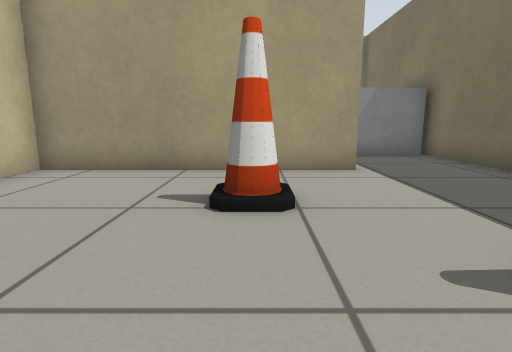
View 1 (above)

17 first-person views from a walk through a Gazebo world. The camera is 0.5 m above the floor, tilts 10° down and sees 80° across. The floor is counted in squares, 0.5 m on a side. Each view is taken from the middle of a square. On the plan, view 1 faces up. The plan holds only what a view shows up to about 12 squares ahead; the rest is blank. Simple patterns stand in for the simulator's built-in surfaces. Some stock models are drawn as simple stand-ins.

View 2
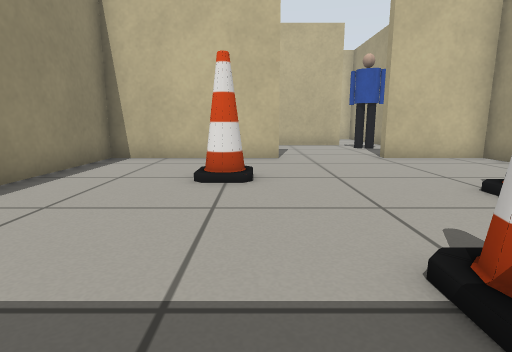

View 3
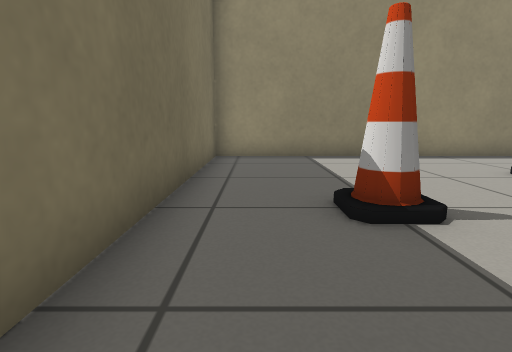

View 4
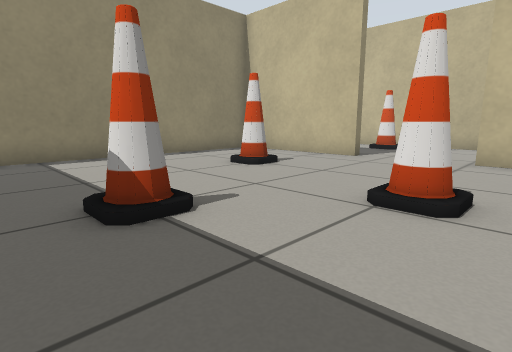

View 5
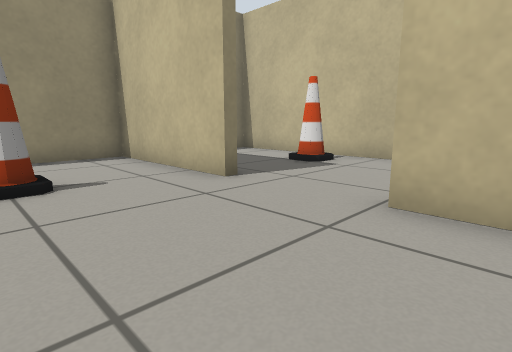

View 6
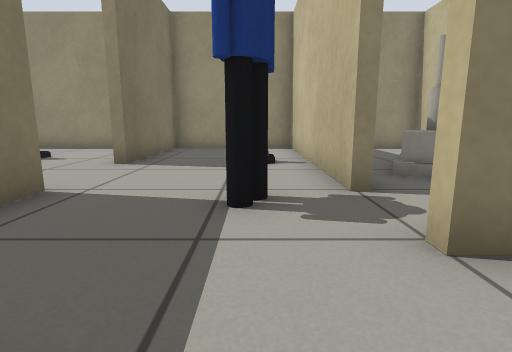

View 7
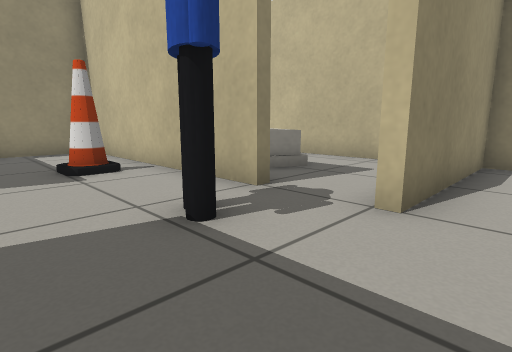

View 8
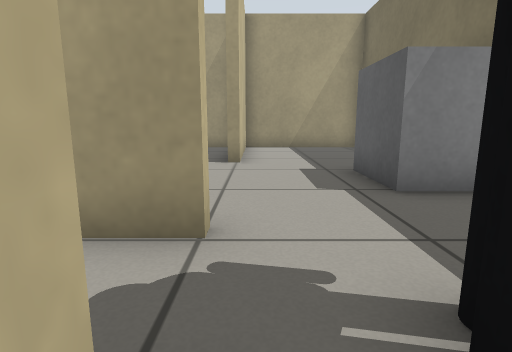

View 9
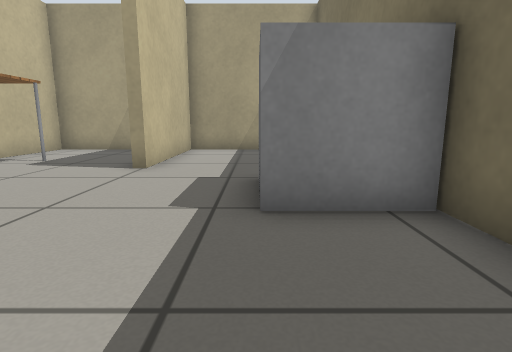

View 10
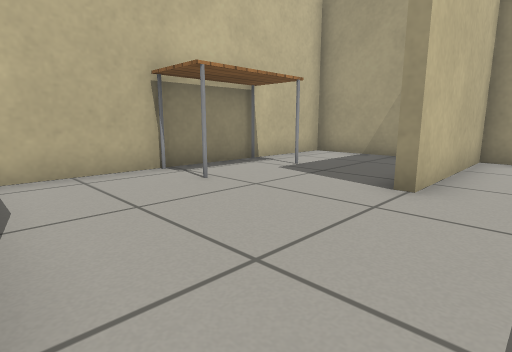

View 11
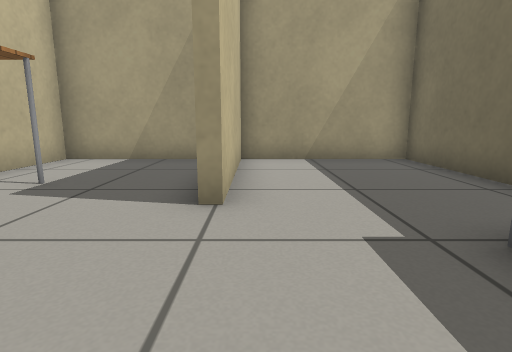

View 12
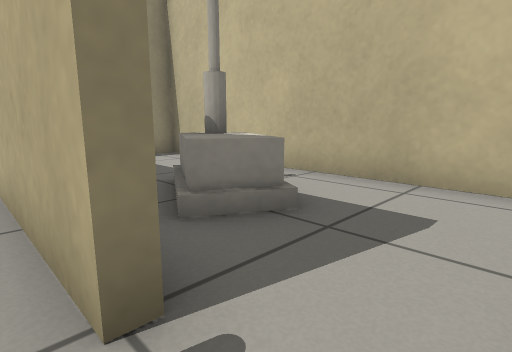

View 13
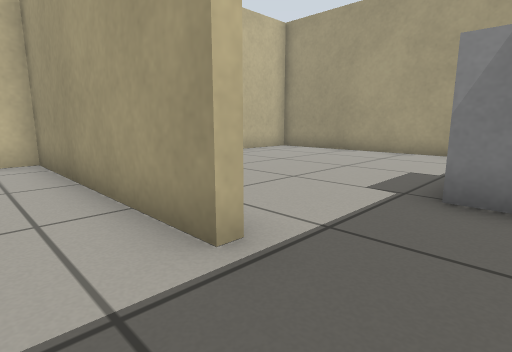

View 14
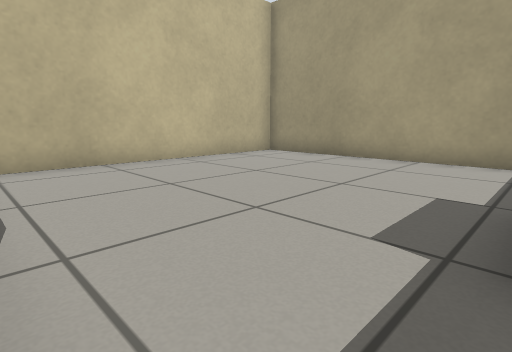

View 15
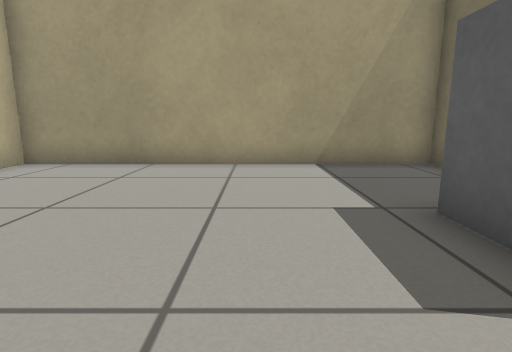

View 16
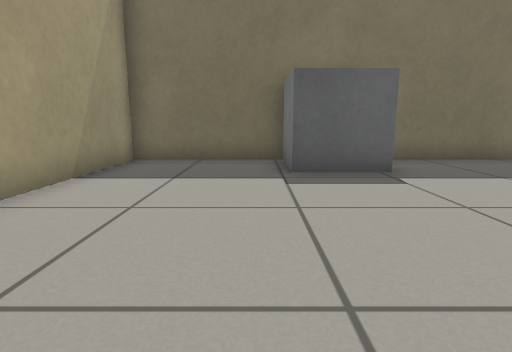

View 17
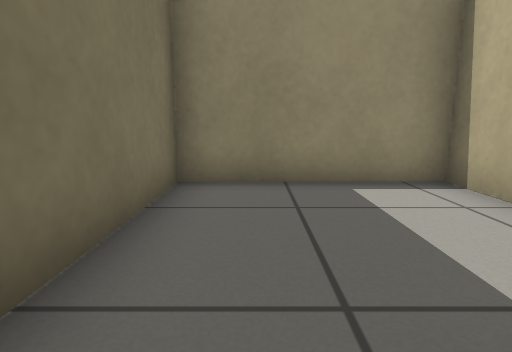

### Floor plan
Points are (right, up) in squares from view 1. A wall is a line through its corners. A room is listed if a view was taken in it or the views show most of it. See-through windows are left out.
Room 1 (views 1, 2, 3, 4, 5, 13)
walls: (-4.6, 0.7) (-4.6, -4.1) (5.2, -4.1) (5.2, 6.6); (2.2, 6.4) (-4.6, 6.4) (-4.6, 3.6)
ways out: opening at (-5, 2) to room 3; opening at (3.5, 7) to room 4
objects: cone (-2, -1) to (-1, 0); cone (0, 4); cone (2, 2) to (3, 2)
Room 2 (views 6, 7, 10, 11)
walls: (-4.9, 6.4) (-4.9, 15.3) (-9.4, 15.3) (-9.4, 10.6); (-10.6, 5.8) (-9.4, 5.8)
ways out: opening at (-7.5, 6) to room 3; opening at (-10, 8.5)
objects: other object (-7, 8) to (-5, 9)
Room 3 (views 8, 9, 12)
walls: (-4.6, 3.6) (-4.9, 3.6) (-4.9, 4.5); (-9.4, 3.8) (-9.4, -4.1) (-4.9, -4.1) (-4.9, 0.7)
ways out: opening at (-5, 2) to room 1; opening at (-7.5, 6) to room 2; opening at (-10, 4.5) to room 5
objects: cone (-8, 0); person (-8, 4) to (-8, 5)
Room 4 (views 14, 15, 16)
walls: (5.2, 6.6) (5.2, 15.3) (-4.6, 15.3) (-4.6, 8.4)
ways out: opening at (3.5, 7) to room 1
objects: other object (3, 10) to (5, 11)
Room 5 (view 17)
walls: (-14.2, 4.6) (-14.2, -4.1) (-9.7, -4.1) (-9.7, -0.4); (-9.4, 5.5) (-10.6, 5.5)
ways out: opening at (-10, 4.5) to room 3
objects: house (-12, 1) to (-11, 2)

Positions as (right, up) in squares from view 1, and headings:
1: (0, 0), facing up
2: (4, 0), facing left
3: (4, 5), facing down
4: (4, 5), facing down-left
5: (-1, 5), facing down-left
6: (-8, 8), facing down
7: (-6, 7), facing down-left
8: (-9, 3), facing up
9: (-7, 4), facing up
10: (-8, 6), facing up-left
11: (-9, 7), facing up
12: (-9, 5), facing down-left
13: (4, 5), facing up-left
14: (3, 7), facing up-left
15: (1, 8), facing up
16: (-3, 12), facing right
17: (-11, 1), facing down
